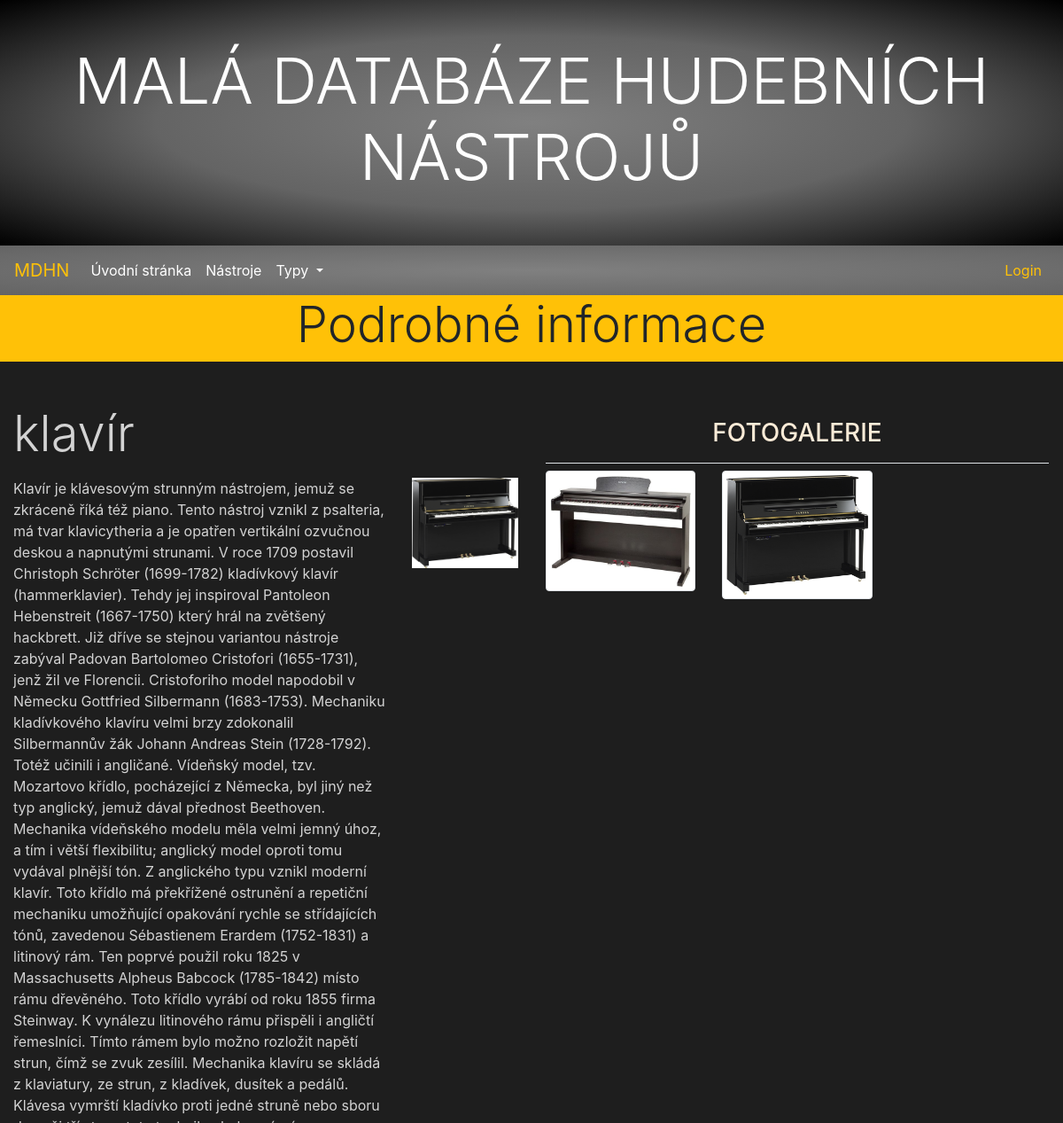
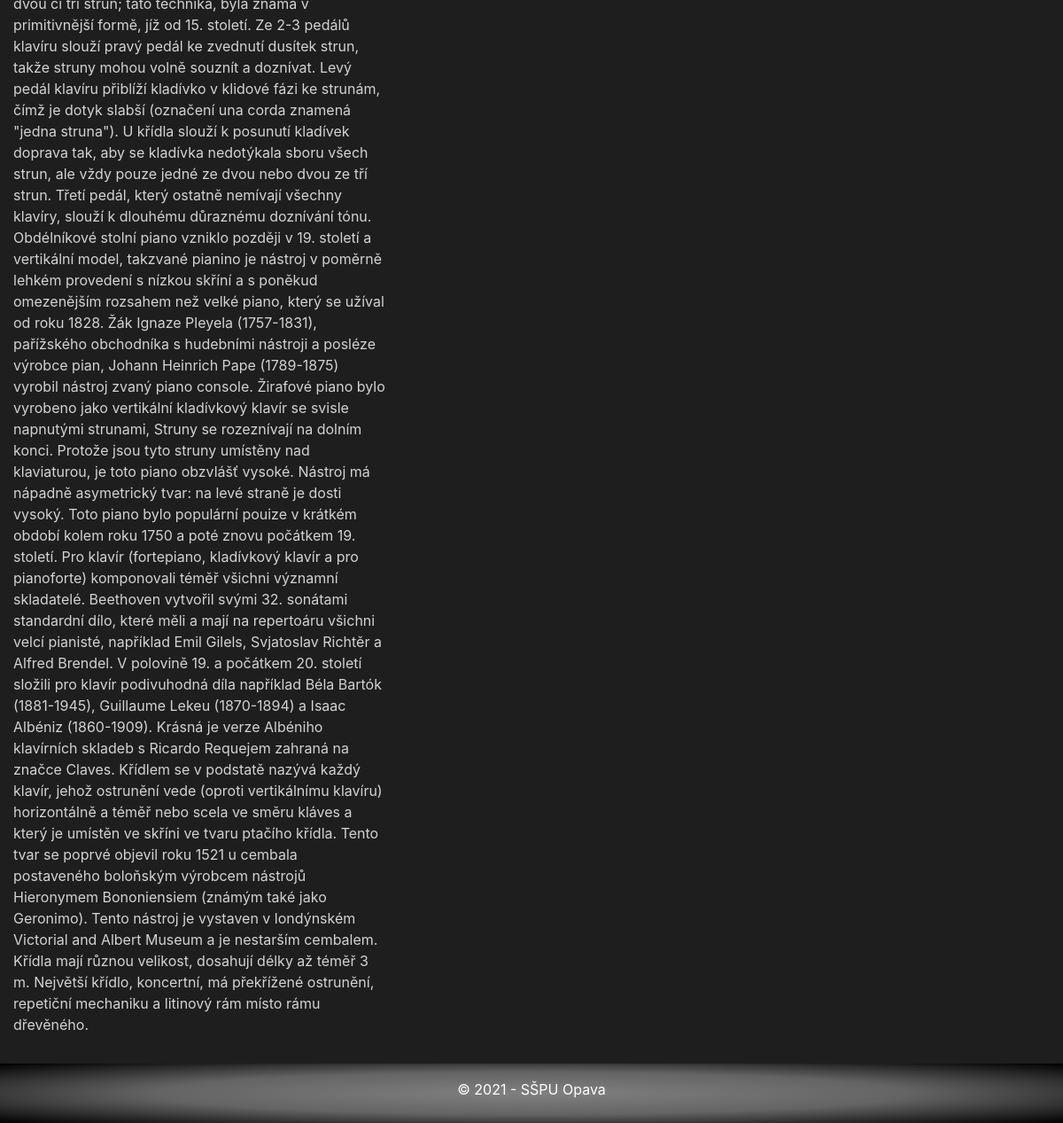
The page /music/instruments/4/ on the database its author committed (2 pictures, top to bottom).
### music/models.py (models this page shows, shortened)
class Instrument(models.Model):
    title = models.CharField(max_length=200, verbose_name="Title")
    history = models.TextField(blank=True, null=True, verbose_name="History")
    poster = models.ImageField(upload_to=poster_path, blank=True, null=True, verbose_name="Poster")
    type = models.ManyToManyField(Type, help_text='Select a type for this instrument')
    class Meta:
        ordering = ["title"]

class Attachment(models.Model):
    title = models.CharField(max_length=200, verbose_name="Title")
    last_update = models.DateTimeField(auto_now=True)
    file = models.FileField(upload_to=attachment_path, null=True, verbose_name="File")
    TYPE_OF_ATTACHMENT = (
        ('audio', 'Audio'),
        ('image', 'Image'),
        ('text', 'Text'),
        ('video', 'Video'),
        ('other', 'Other'),
    )
    type = models.CharField(max_length=5, choices=TYPE_OF_ATTACHMENT, blank=True, default='image', help_text='Select allowed attachment type', verbose_name="Attachment type")
    instrument = models.ForeignKey(Instrument, on_delete=models.CASCADE)
    class Meta:
        ordering = ["-last_update", "type"]

### music/views.py (the view)
# urls.py: path('instruments/<int:pk>/', views.InstrumentDetailView.as_view(), name='instrument-detail'),
class InstrumentDetailView(DetailView):
    model = Instrument
    context_object_name = 'instrument_detail'
    template_name = 'instrument/detail.html'

### music/context_processors.py (called while the page is built)
def types(request):
    return {'types': Type.objects.all()}

### music/templates/instrument/detail.html (shortened to what this page needs)
{% extends "base.html" %} {% block title %}Detail vybraného hudebního nástroje{% endblock %} {% block css %}
<link href="https://cdnjs.cloudflare.com/ajax/libs/ekko-lightbox/5.3.0/ekko-lightbox.css" rel="stylesheet"> {% endblock %} {% block content %}
<div class="row mb-3">
    <div class="col-sm-12 bg-warning">
        <h2 class="display-4 text-center">Podrobné informace</h2>
    </div>
</div>
<div class="row mt-5 mb-3">
    <div class="col-lg-6 mb-3">
        <h2 class="detail display-4 mb-3">{{ instrument_detail.title }}</h2>
        <div class="row">
            <div class="detail col-md-9">{{ instrument_detail.history }}</div>
            <div class="col-md-3">
                {% if instrument_detail.poster %}
                <a href="{{ instrument_detail.poster.url }}" data-toggle="lightbox" data-gallery="gallery">
                    <img src="{{ instrument_detail.poster.url }}" class="img-fluid" alt="Ilustrační obázek nástroje">
                </a>
                {% endif %}
            </div>
        </div>
    </div>
    <div class="fotogalerie col-lg-6 p-3">
        <h3 class="fotogalerie-nazev border-bottom pb-3 text-secondary text-uppercase">Fotogalerie</h3>
        <div class="row">
            {% for image in instrument_detail.attachment_set.all %}
            <div class="col-lg-6 col-xl-4">
                <a href="{{ image.file.url }}" data-toggle="lightbox" data-gallery="gallery">
                    <img src="{{ image.file.url }}" class="img-fluid img-thumbnail" alt="{{ image.title }}">
                </a>
            </div>
            {% endfor %}
        </div>
    </div>
</div>
</div>
{% endblock %}

### music/static/css/styles.css (style rules this page uses)
body { background-color: #1e1e1e; }
a { color: gray; }
.detail { color: lightgray; }
.fotogalerie { background-color: #1e1e1e; }
.fotogalerie-nazev { text-align: center; color: antiquewhite !important; }

### rows shown on the page
Instrument: title "klavír", history "Klavír je klávesovým strunným nástrojem, jemuž se zkráceně říká též piano. Tento nástroj vznikl z psalteria, má tvar klavicytheria a je opatřen vertikální ozvučnou deskou a napnutými strunami. V roce 1709 postavil Christoph Schröter (1699-1782) kladívkový klavír (hammerklavier). Tehdy jej inspiroval Pantoleon Hebenstreit (1667-1750) který hrál na zvětšený hackbrett. Již dříve se stejnou variantou nástroje zabýval Padovan Bartolomeo Cristofori (1655-1731), jenž žil ve Florencii. Cristoforiho model napodobil v Německu Gottfried Silbermann (1683-1753). Mechaniku kladívkového klavíru velmi brzy zdokonalil Silbermannův žák Johann Andreas Stein (1728-1792). Totéž učinili i angličané. Vídeňský…", poster (picture)
Attachment: file (picture)
Attachment: file (picture)
